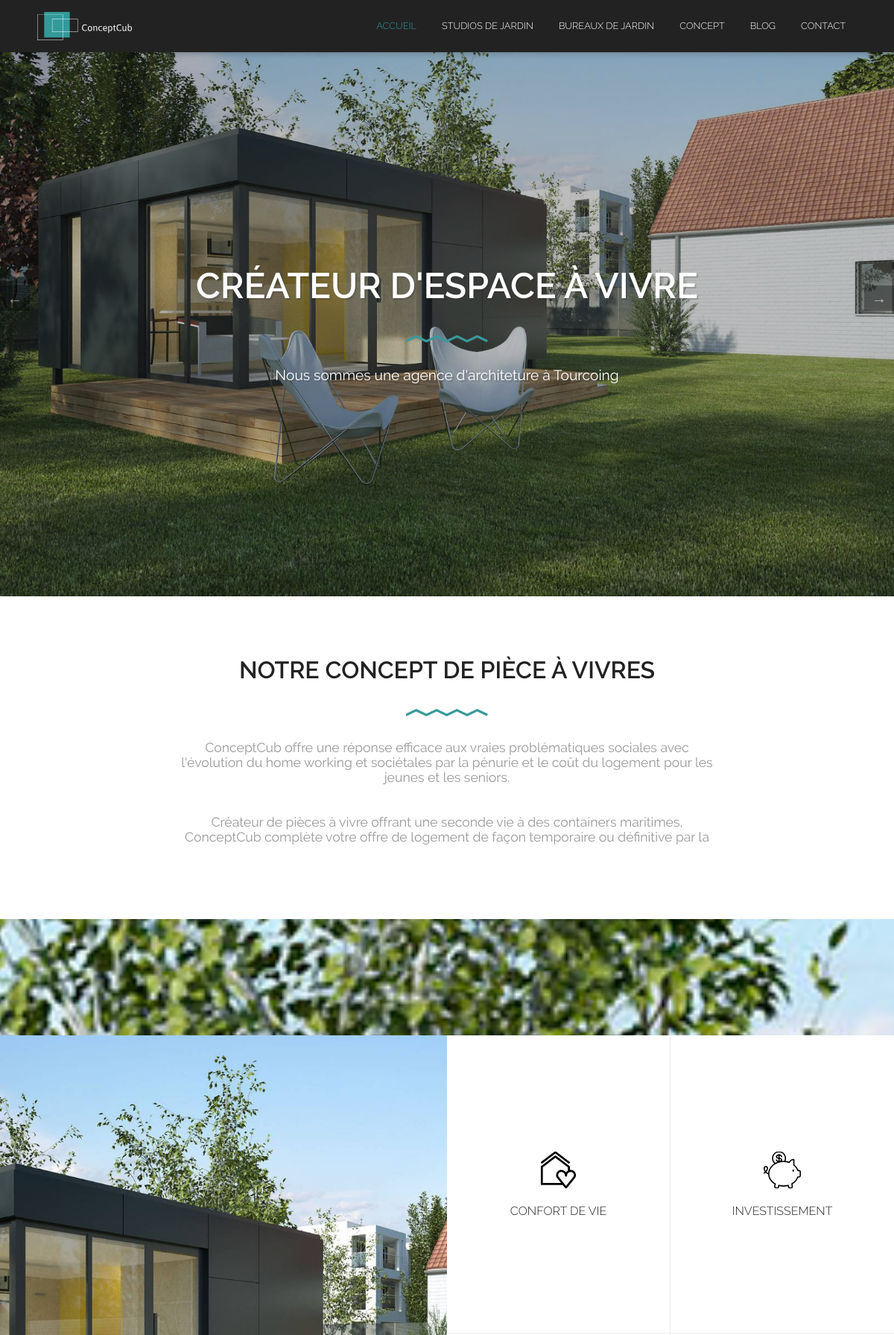
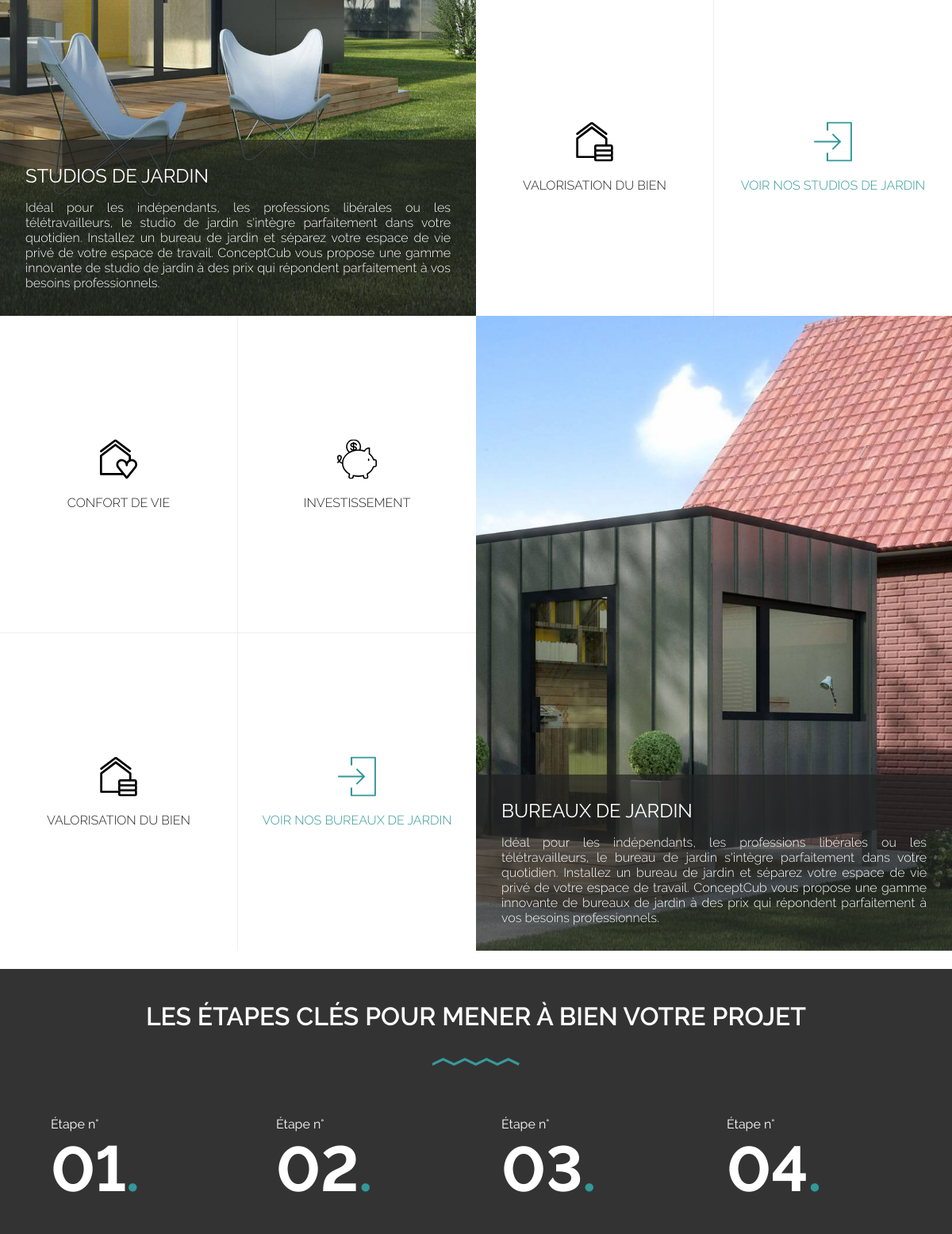
The page / (upper part) on the database its author committed (2 pictures, top to bottom).
### tables this page shows
CREATE TABLE `produit` (
  `idProduit` int(11) NOT NULL,
  `nom` varchar(255) DEFAULT NULL,
  `description` text,
  `titre` varchar(255) DEFAULT NULL,
  `sousTitre` varchar(255) DEFAULT NULL,
  `couverture` varchar(255) DEFAULT NULL,
  `url` varchar(255) DEFAULT NULL,
  `estSupprime` int(1) DEFAULT '0'
);

CREATE TABLE `image` (
  `idImage` int(11) NOT NULL,
  `nom` varchar(255) DEFAULT NULL
);

CREATE TABLE `accueil` (
  `idAccueil` int(11) NOT NULL,
  `baseline` text NOT NULL,
  `introduction` text,
  `etape1` text,
  `etape2` text NOT NULL,
  `etape3` text NOT NULL,
  `etape4` text NOT NULL,
  `validation` text NOT NULL,
  `galerie_idGalerie` int(11) NOT NULL
);

CREATE TABLE `avantage` (
  `idAvantage` int(11) NOT NULL,
  `nom` varchar(155) DEFAULT NULL,
  `description` varchar(255) DEFAULT NULL,
  `icone` varchar(255) DEFAULT NULL,
  `estSupprime` int(1) DEFAULT '0'
);

### application/controllers/accueil.php (called while the page is built, shortened)
<?php
class Accueil extends CI_Controller
{
	public function __construct()
	{
		$this->load->model('produit_model');
		$this->load->model('accueil_model');
		$this->load->model('avantage_model');
		$this->load->model('avis_model');
		$this->load->model('reseaux_sociaux_model');
		$this->load->model('entreprise_model');
		$this->load->model('galerie_model');
		$this->load->model('blog_model');
		$this->data['entreprise'] = $this->entreprise_model->lister_entreprise();
		$this->data['reseaux_sociaux'] = $this->reseaux_sociaux_model->lister_reseaux_sociaux();
	}
	public function index()
	{
		$this->data['titre'] = 'Pièce à vivre, bureau de jardin et studio de jardin';
		$this->data['produits'] = $this->produit_model->lister_produit();
		$this->data['avis_clients'] = $this->avis_model->lister_avis();
		$this->data['accueil'] = $this->accueil_model->contenu_accueil();
		$idGalerie = $this->data['accueil'][0]['galerie_idGalerie'];
		$this->data['images'] = $this->galerie_model->selectionner_image_par_galerie($idGalerie);
		$this->data['articles'] = $this->blog_model->lister_article(3);
		$this->load->view('theme/header', $this->data);
		$this->load->view('accueil', $this->data);
		$this->load->view('theme/footer', $this->data);
	}
}

### index.php (called while the page is built, shortened)
<?php
require_once BASEPATH.'core/CodeIgniter.php';

### application/models/produit_model.php (called while the page is built, shortened)
<?php  if ( ! defined('BASEPATH')) exit('No direct script access allowed');
class Produit_model extends CI_Model
{
	protected $table = 'produit';
	protected $table_avantage = 'avantage';
	public function lister_produit()
	{
		$this->db->where('estSupprime', 0);
		$query = $this->db->get($this->table);
        return $query->result_array();
	}
	public function selectionner_avantage_par_produit_par_id($id)
	{
		$this->db->select('a.*');
		$this->db->join('produit_has_avantage pa', 'pa.avantage_idAvantage = a.idAvantage', 'inner');
		$this->db->join('produit p', 'pa.produit_idProduit = p.idProduit', 'inner');
		$this->db->where('p.idProduit', $id);
		$query = $this->db->get($this->table_avantage.' a');
		return $query->result_array();
	}
}

### application/models/galerie_model.php (called while the page is built, shortened)
<?php  if ( ! defined('BASEPATH')) exit('No direct script access allowed');
class Galerie_model extends CI_Model
{
	public function selectionner_image_par_galerie($id)
	{
		$this->db->select('i.*');
		$this->db->join('galerie_has_image gi', 'gi.image_idImage = i.idImage', 'inner');
		$this->db->join('galerie g', 'gi.galerie_idGalerie = g.idGalerie', 'inner');
		$this->db->where('g.idGalerie',$id);
		$query = $this->db->get('image i');
		return $query->result_array();
	}
}

### application/models/accueil_model.php (called while the page is built, shortened)
<?php  if ( ! defined('BASEPATH')) exit('No direct script access allowed');
class Accueil_model extends CI_Model
{
	protected $table = 'accueil';
	public function contenu_accueil()
	{
		$query = $this->db->get($this->table);
		return $query->result_array();
	}
}

### application/views/accueil.php (the view, shortened to what this page needs)
<section class="cover--home slider_accueil">
	<div class="cover_texte">
		<h2>Créateur d'espace à vivre</h2>
		<p>Nous sommes une agence d'architeture à Tourcoing</p>
	</div>
	<ul>
		<?php foreach ($images as $image): ?>
			<li class="cover--home" style="background-image: url('<?=img_url()?>galerie/<?=$image['nom']?>')"></li>
		<?php endforeach ?>
	</ul>
</section>
<section class="content">
	<section class="accueil_introduction">
		<?= $accueil[0]['introduction'] ?>
	</section>
	<section class="accueil_baseline">
		<div class="overlay">
			<?= $accueil[0]['baseline'] ?>
		</div>
	</section>
	<section class="accueil_produits">
		<?php foreach ($produits as $produit): ?>
			<?php
				$produit_url = $produit['url'];
			?>
			<article class="accueil_produit">
				<a href="<?= base_url("produit/$produit_url") ?>" class="accueil_produit_contenu">
					<div class="accueil_produit_photo" style="background-image: url('<?=img_url()?>produit/<?= $produit['couverture'] ?>')"></div>
					<div class="accueil_produit_info">
						<h3 class="accueil_produit_nom"><?= $produit['nom'] ?></h3>
						<div class="accueil_produit_description"><?= $produit['description'] ?></div>
					</div>
				</a>
				<div class="accueil_produit_atout">
					<?php
						$avantages = $this->produit_model->selectionner_avantage_par_produit_par_id($produit['idProduit']);
					?>
					<?php foreach ($avantages as $avantage): ?>
						<div class="atout">
							<div>
								<img src="<?=img_url()?>avantage/<?= $avantage['icone'] ?>" alt="<?= $avantage['nom'] ?>">
								<p class="atout_nom"><?= $avantage['nom'] ?></p>
							</div>
						</div>
					<?php endforeach ?>
					<a href="<?= base_url("produit/$produit_url") ?>" class="atout">
						<div>
							<p>Voir nos <?= $produit['nom'] ?></p>
						</div>
					</a>
				</div>
			</article>
		<?php endforeach; ?>
	</section>
	<section class="accueil_etapes">
		<h2>Les étapes clés pour mener à bien votre projet</h2>
		<div class="accueil_etape">
			<span>Étape n°</span><br>
			<p class="number">01<span>.</span></p>
		</div>
		<div class="accueil_etape">
			<span>Étape n°</span><br>
			<p class="number">02<span>.</span></p>
		</div>
		<div class="accueil_etape">
			<span>Étape n°</span><br>
			<p class="number">03<span>.</span></p>
		</div>
		<div class="accueil_etape">
			<span>Étape n°</span><br>
			<p class="number">04<span>.</span></p>
		</div>
	</section>
</section>

### application/views/theme/header.php (shortened to what this page needs)
<!DOCTYPE html>
<html lang="fr">
	<head>
		<?=css('main.min.css')?>
		<?=css('unslider.css')?>
	</head>
	<body class="body">
		<header>
			<div class="header_content">
				<a href="<?= base_url(); ?>">
				</a>
				<nav>
					<ul>
						<a href="<?= base_url() ?>"><li class="<?php if($this->uri->segment(1)==""){echo "active";}?>">Accueil</li></a>
						<?php foreach ($produits as $produit): ?>
						<?php
							$produit_url = $produit['url'];
						?>
							<a href="<?= base_url("produit/$produit_url") ?>"><li class="<?php if($this->uri->segment(2)=="$produit_url"){echo "active";}?>"><?= $produit['nom'] ?></li></a>
						<?php endforeach; ?>
						<a href="<?= base_url("concept") ?>"><li class="<?php if($this->uri->segment(1)=="concept"){echo "active";}?>">Concept</li></a>
						<a href="<?= base_url("blog") ?>"><li class="<?php if($this->uri->segment(1)=="blog"){echo "active";}?>">Blog</li></a>
						<a href="<?= base_url("contact") ?>"><li class="<?php if($this->uri->segment(1)=="contact"){echo "active";}?>">Contact</li></a>
					</ul>
				</nav>
			</div>
		</header>

### assets/css/unslider.css (style rules this page uses)
.unslider-wrap { position:relative }
.unslider-wrap.unslider-carousel>li { float:left }
.unslider li,.unslider ol,.unslider ul { list-style:none;margin:0;padding:0;border:none }

### rows shown on the page
produit: nom "STUDIOS DE JARDIN", couverture (picture), description "Idéal pour les indépendants, les professions libérales ou les télétravailleurs, le studio de jardin s'intègre parfaitement dans votre quotidien. Installez un bureau de jardin et séparez votre espace de vie privé de votre espace de travail. ConceptCub vous propose une gamme innovante de studio de jardin à des prix qui répondent parfaitement à vos besoins professionnels."
produit: nom "BUREAUX DE JARDIN", couverture (picture), description "Idéal pour les indépendants, les professions libérales ou les télétravailleurs, le bureau de jardin s'intègre parfaitement dans votre quotidien. Installez un bureau de jardin et séparez votre espace de vie privé de votre espace de travail. ConceptCub vous propose une gamme innovante de bureaux de jardin à des prix qui répondent parfaitement à vos besoins professionnels."
image: nom (picture)
accueil: introduction "NOTRE CONCEPT DE PIÈCE À VIVRES ConceptCub offre une réponse efficace aux vraies problématiques sociales avec l'évolution du home working et sociétales par la pénurie et le coût du logement pour les jeunes et les seniors. Créateur de pièces à vivre offrant une seconde vie à des containers maritimes, ConceptCub complète votre offre de logement de façon temporaire ou définitive par la création d' espaces à vivre aménagés et équipés dans votre jardin.", baseline "La pièce qui vous manque sans les contraintes du chantier"
avantage: icone (picture), nom "CONFORT DE VIE"
avantage: icone (picture), nom "INVESTISSEMENT"
avantage: icone (picture), nom "VALORISATION DU BIEN"
